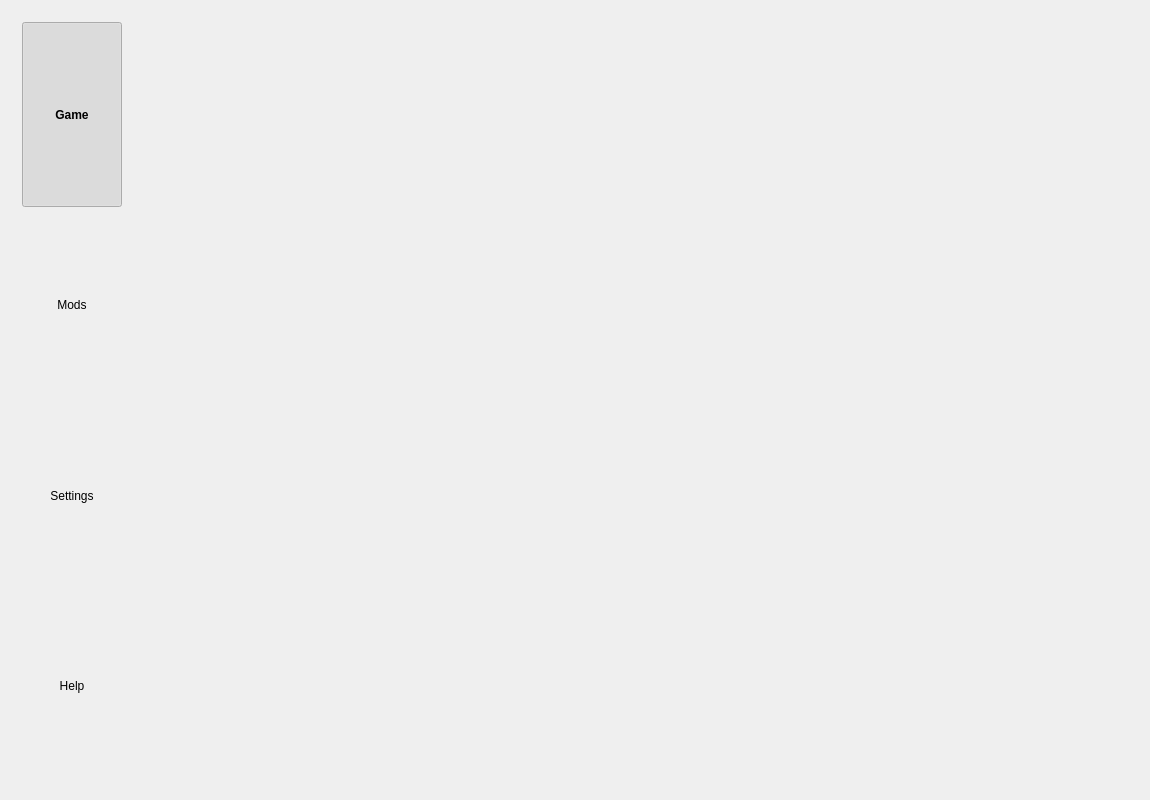
<?xml version="1.0" encoding="UTF-8"?>
<ui version="4.0">
 <class>MainWindow</class>
 <widget class="QMainWindow" name="MainWindow">
  <property name="geometry">
   <rect>
    <x>0</x>
    <y>0</y>
    <width>1150</width>
    <height>800</height>
   </rect>
  </property>
  <property name="sizePolicy">
   <sizepolicy hsizetype="Preferred" vsizetype="Preferred">
    <horstretch>0</horstretch>
    <verstretch>0</verstretch>
   </sizepolicy>
  </property>
  <property name="windowTitle">
   <string>VCMI Launcher</string>
  </property>
  <property name="iconSize">
   <size>
    <width>64</width>
    <height>64</height>
   </size>
  </property>
  <widget class="QWidget" name="centralWidget">
   <layout class="QHBoxLayout" name="horizontalLayout">
    <item>
     <widget class="QWidget" name="sidePanel" native="true">
      <layout class="QVBoxLayout" name="verticalLayout">
       <item>
        <layout class="QVBoxLayout" name="verticalLayout_2">
         <item>
          <widget class="QToolButton" name="startGameButton">
           <property name="sizePolicy">
            <sizepolicy hsizetype="MinimumExpanding" vsizetype="Preferred">
             <horstretch>1</horstretch>
             <verstretch>10</verstretch>
            </sizepolicy>
           </property>
           <property name="minimumSize">
            <size>
             <width>0</width>
             <height>0</height>
            </size>
           </property>
           <property name="maximumSize">
            <size>
             <width>16777215</width>
             <height>16777215</height>
            </size>
           </property>
           <property name="font">
            <font>
             <bold>true</bold>
            </font>
           </property>
           <property name="text">
            <string>Game</string>
           </property>
           <property name="iconSize">
            <size>
             <width>64</width>
             <height>64</height>
            </size>
           </property>
           <property name="checkable">
            <bool>true</bool>
           </property>
           <property name="checked">
            <bool>true</bool>
           </property>
           <property name="autoExclusive">
            <bool>true</bool>
           </property>
           <property name="toolButtonStyle">
            <enum>Qt::ToolButtonTextUnderIcon</enum>
           </property>
           <property name="autoRaise">
            <bool>true</bool>
           </property>
          </widget>
         </item>
         <item>
          <widget class="QToolButton" name="modslistButton">
           <property name="sizePolicy">
            <sizepolicy hsizetype="MinimumExpanding" vsizetype="Preferred">
             <horstretch>1</horstretch>
             <verstretch>10</verstretch>
            </sizepolicy>
           </property>
           <property name="minimumSize">
            <size>
             <width>0</width>
             <height>0</height>
            </size>
           </property>
           <property name="maximumSize">
            <size>
             <width>16777215</width>
             <height>16777215</height>
            </size>
           </property>
           <property name="text">
            <string>Mods</string>
           </property>
           <property name="iconSize">
            <size>
             <width>64</width>
             <height>64</height>
            </size>
           </property>
           <property name="checkable">
            <bool>true</bool>
           </property>
           <property name="checked">
            <bool>false</bool>
           </property>
           <property name="autoExclusive">
            <bool>true</bool>
           </property>
           <property name="toolButtonStyle">
            <enum>Qt::ToolButtonTextUnderIcon</enum>
           </property>
           <property name="autoRaise">
            <bool>true</bool>
           </property>
          </widget>
         </item>
         <item>
          <widget class="QToolButton" name="settingsButton">
           <property name="sizePolicy">
            <sizepolicy hsizetype="MinimumExpanding" vsizetype="Preferred">
             <horstretch>1</horstretch>
             <verstretch>10</verstretch>
            </sizepolicy>
           </property>
           <property name="minimumSize">
            <size>
             <width>0</width>
             <height>0</height>
            </size>
           </property>
           <property name="maximumSize">
            <size>
             <width>16777215</width>
             <height>16777215</height>
            </size>
           </property>
           <property name="text">
            <string>Settings</string>
           </property>
           <property name="iconSize">
            <size>
             <width>64</width>
             <height>64</height>
            </size>
           </property>
           <property name="checkable">
            <bool>true</bool>
           </property>
           <property name="checked">
            <bool>false</bool>
           </property>
           <property name="autoExclusive">
            <bool>true</bool>
           </property>
           <property name="toolButtonStyle">
            <enum>Qt::ToolButtonTextUnderIcon</enum>
           </property>
           <property name="autoRaise">
            <bool>true</bool>
           </property>
          </widget>
         </item>
         <item>
          <widget class="QToolButton" name="aboutButton">
           <property name="sizePolicy">
            <sizepolicy hsizetype="MinimumExpanding" vsizetype="Preferred">
             <horstretch>1</horstretch>
             <verstretch>10</verstretch>
            </sizepolicy>
           </property>
           <property name="minimumSize">
            <size>
             <width>0</width>
             <height>0</height>
            </size>
           </property>
           <property name="maximumSize">
            <size>
             <width>16777215</width>
             <height>16777215</height>
            </size>
           </property>
           <property name="text">
            <string>Help</string>
           </property>
           <property name="iconSize">
            <size>
             <width>48</width>
             <height>48</height>
            </size>
           </property>
           <property name="checkable">
            <bool>true</bool>
           </property>
           <property name="checked">
            <bool>false</bool>
           </property>
           <property name="autoExclusive">
            <bool>true</bool>
           </property>
           <property name="toolButtonStyle">
            <enum>Qt::ToolButtonTextUnderIcon</enum>
           </property>
           <property name="autoRaise">
            <bool>true</bool>
           </property>
          </widget>
         </item>
         <item>
          <spacer name="verticalSpacer_2">
           <property name="orientation">
            <enum>Qt::Vertical</enum>
           </property>
           <property name="sizeHint" stdset="0">
            <size>
             <width>100</width>
             <height>0</height>
            </size>
           </property>
          </spacer>
         </item>
        </layout>
       </item>
      </layout>
     </widget>
    </item>
    <item>
     <widget class="QStackedWidget" name="tabListWidget">
      <property name="enabled">
       <bool>true</bool>
      </property>
      <property name="sizePolicy">
       <sizepolicy hsizetype="Expanding" vsizetype="Expanding">
        <horstretch>10</horstretch>
        <verstretch>0</verstretch>
       </sizepolicy>
      </property>
      <property name="currentIndex">
       <number>4</number>
      </property>
      <widget class="CModListView" name="modlistView"/>
      <widget class="CSettingsView" name="settingsView"/>
      <widget class="FirstLaunchView" name="setupView"/>
      <widget class="AboutProjectView" name="aboutView"/>
      <widget class="StartGameTab" name="startGameView"/>
     </widget>
    </item>
   </layout>
  </widget>
 </widget>
 <layoutdefault spacing="6" margin="11"/>
 <customwidgets>
  <customwidget>
   <class>CModListView</class>
   <extends>QWidget</extends>
   <header>modManager/cmodlistview_moc.h</header>
   <container>1</container>
  </customwidget>
  <customwidget>
   <class>CSettingsView</class>
   <extends>QWidget</extends>
   <header>settingsView/csettingsview_moc.h</header>
   <container>1</container>
  </customwidget>
  <customwidget>
   <class>FirstLaunchView</class>
   <extends>QWidget</extends>
   <header>firstLaunch/firstlaunch_moc.h</header>
   <container>1</container>
  </customwidget>
  <customwidget>
   <class>AboutProjectView</class>
   <extends>QWidget</extends>
   <header>aboutProject/aboutproject_moc.h</header>
   <container>1</container>
  </customwidget>
  <customwidget>
   <class>StartGameTab</class>
   <extends>QWidget</extends>
   <header>startGame/StartGameTab.h</header>
   <container>1</container>
  </customwidget>
 </customwidgets>
 <resources/>
 <connections/>
</ui>
